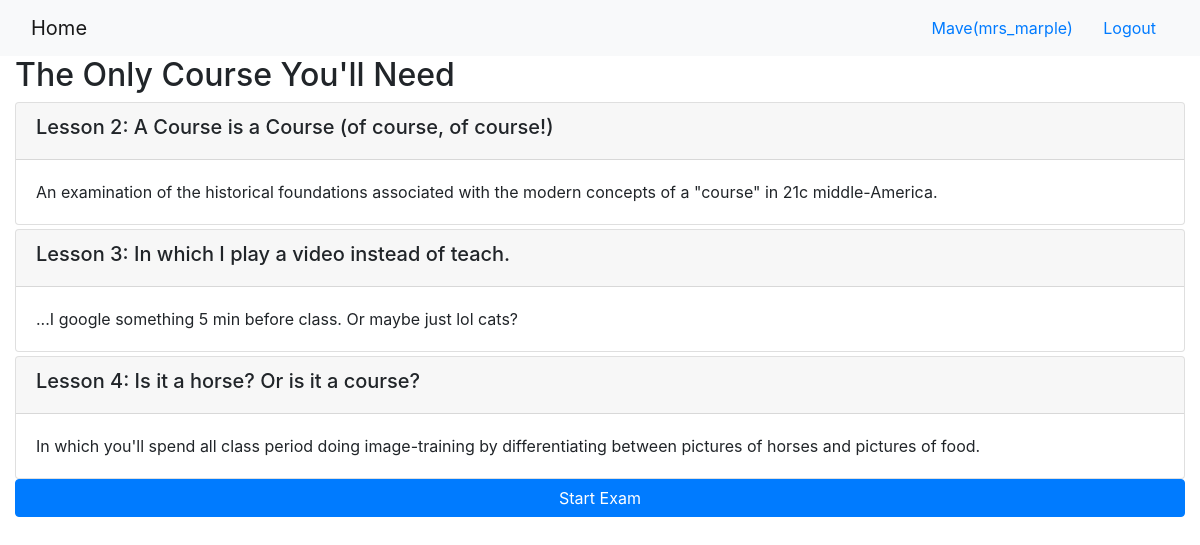
The app's page /onlinecourse/1/ (signed in) with its own data.
### onlinecourse/models.py (models this page shows, shortened)
class Course(models.Model):
    name = models.CharField(null=False, max_length=30, default='online course')
    image = models.ImageField(upload_to='course_images/')
    description = models.CharField(max_length=1000)
    pub_date = models.DateField(null=True)
    instructors = models.ManyToManyField(Instructor)
    users = models.ManyToManyField(settings.AUTH_USER_MODEL, through='Enrollment')
    total_enrollment = models.IntegerField(default=0)
    is_enrolled = False

class Lesson(models.Model):
    title = models.CharField(max_length=200, default="title")
    order = models.IntegerField(default=0)
    course = models.ForeignKey(Course, on_delete=models.CASCADE)
    content = models.TextField()

### onlinecourse/views.py (the view)
# urls.py: path('<int:pk>/', views.CourseDetailView.as_view(), name='course_details'),
class CourseDetailView(generic.DetailView):
    model = Course
    template_name = 'onlinecourse/course_detail_bootstrap.html'

### onlinecourse/templates/onlinecourse/course_detail_bootstrap.html (shortened to what this page needs)
<!DOCTYPE html>
<html lang="en">
<head>
     {% load static %}
    <link rel="stylesheet" href="https://maxcdn.bootstrapcdn.com/bootstrap/4.5.2/css/bootstrap.min.css">
</head>
<body>
    <nav class="navbar navbar-light bg-light">
        <div class="container-fluid">
            <div class="navbar-header">
                  <a class="navbar-brand" href="{% url 'onlinecourse:index' %}">Home</a>
            </div>
            <ul class="nav navbar-nav navbar-right">
                {% if user.is_authenticated %}
                <li>
                    <a class="btn btn-link" href="#">{{ user.first_name }}({{ user.username }})</a>
                    <a class="btn btn-link" href="{% url 'onlinecourse:logout' %}">Logout</a>
                </li>
                {% endif %}
            </ul>
        </div>
    </nav>
    <div class="container-fluid">
            <h2>{{ course.name }}</h2>
            <div class="card-columns-vertical">
                {% for lesson in course.lesson_set.all %}
                    <div class="card mt-1">
                        <div class="card-header"><h5>Lesson {{lesson.order|add:1}}: {{lesson.title}}</h5></div>
                        <div class="card-body">{{lesson.content}}</div>
                    </div>
                {% endfor %}
            </div>
            {% if user.is_authenticated %}
            <a href="#exam" class="btn btn-primary btn-block" data-toggle="collapse">Start Exam</a>
             {% endif %}
    </div>
</body>
</html>

### records on screen
Course: name "The Only Course You'll Need"
Lesson: order|add "2", title "A Course is a Course (of course, of course!)", content "An examination of the historical foundations associated with the modern concepts of a \"course\" in 21c middle-America."
Lesson: order|add "3", title "In which I play a video instead of teach.", content "...I google something 5 min before class. Or maybe just lol cats?"
Lesson: order|add "4", title "Is it a horse? Or is it a course?", content "In which you'll spend all class period doing image-training by differentiating between pictures of horses and pictures of food."

### other values on screen
{{ user.first_name }} "Mave"
{{ user.username }} "mrs_marple"
